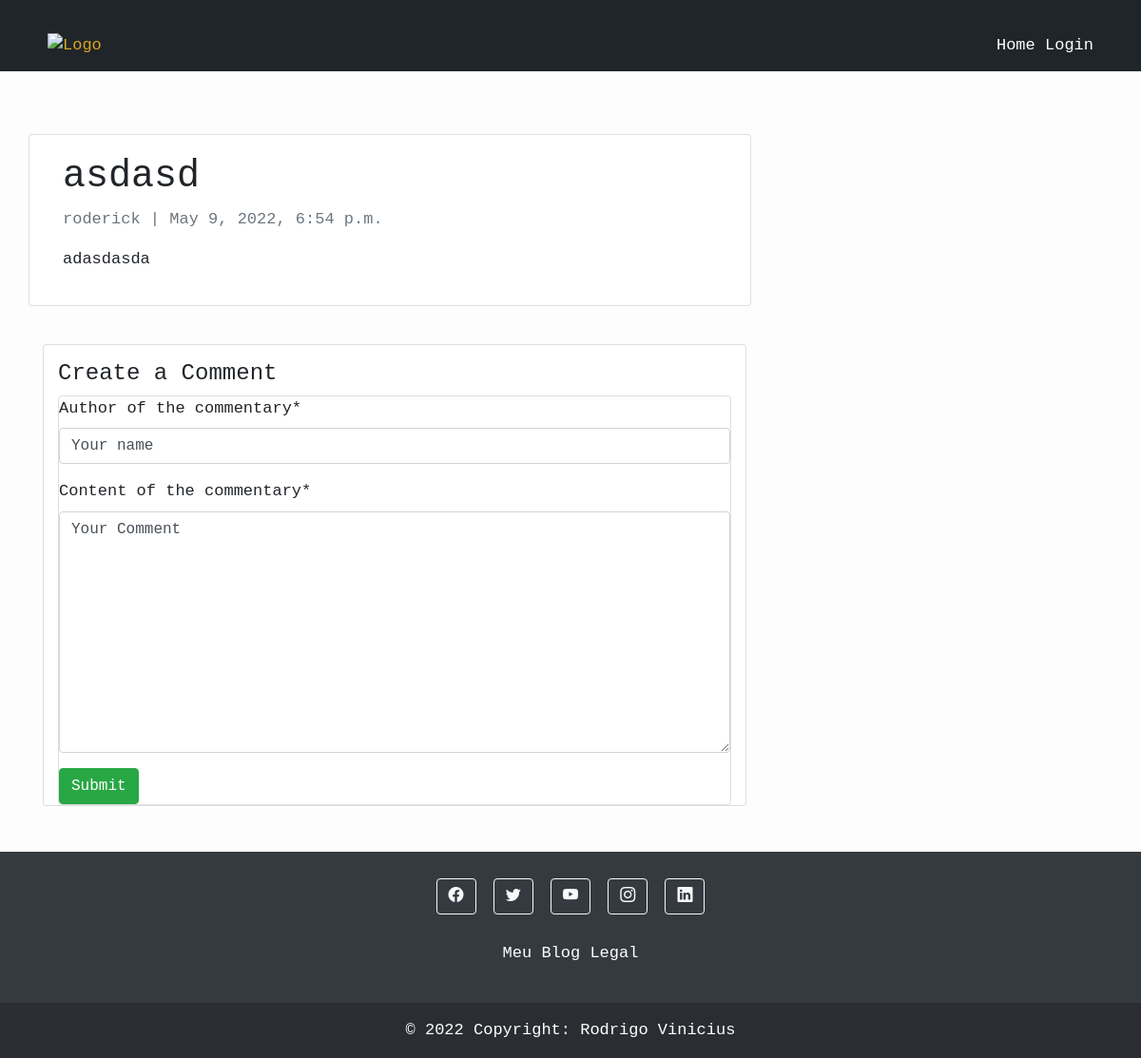
The app's page /atende-aqui-sem-org-3/ with its own data.
### blog/models.py (models this page shows, shortened)
class Post(models.Model):
    author = models.ForeignKey(User, on_delete=models.CASCADE, related_name='posts')
    slug = models.SlugField(max_length=300, unique=True)
    title = models.CharField(verbose_name='Title', max_length=124)
    description = models.CharField(
        verbose_name='Description',
        help_text='Litle description to the post.',
        max_length=400
    )
    content = models.TextField(verbose_name='Content of the post')
    publication_date = models.DateField(verbose_name='Publication date')
    created_at = models.DateTimeField(auto_now_add=True)
    updated_at = models.DateTimeField(auto_now=True)
    active = models.BooleanField(verbose_name='Active post', default=True)

### base/models.py (models this page shows)
class User(AbstractBaseUser, PermissionsMixin):
    email = models.EmailField(verbose_name='Email address', unique=True)
    first_name = models.CharField(verbose_name='First name', max_length=30, blank=True)
    last_name = models.CharField(verbose_name='Last name', max_length=30, blank=True)
    is_active = models.BooleanField(verbose_name='Active', default=True)
    is_staff = models.BooleanField(verbose_name='Staff', default=True)
    created_at  = models.DateTimeField(
        verbose_name='Created at',
        auto_now_add=True
    )
    modified_at = models.DateTimeField(
        verbose_name='Modified at',
        auto_now=True
    )
    objects = UserManager()
    USERNAME_FIELD = 'email'
    REQUIRED_FIELDS = []
    class Meta:
        verbose_name = 'user'
        verbose_name_plural = 'users'
    def get_full_name(self) -> str:
        return f'{self.first_name} {self.last_name}'

### blog/views.py (the view, shortened to what this page needs)
# urls.py: path('<slug:slug>/', views.PostDetail.as_view(),  name='post_detail'),
class PostDetail(generic.DetailView):
    model = Post
    template_name = 'post_detail.html'
    commnet_form = CommentCreateForm
    def get(self, request, *args, **kwargs):
        self.object = self.get_object()
        context = self.get_context_data(object=self.object)
        initial_data = {
            'post': self.object,
            'comment_author':'Your name',
            'content':'Your Comment'
        }
        context['comments'] = Comment.objects.filter(post=self.object, active=True).order_by('-like')
        context['form'] = kwargs.get('form') if kwargs.get('form') else self.commnet_form(initial=initial_data)
        return self.render_to_response(context)

### blog/forms.py
class CommentCreateForm(forms.ModelForm):
    class Meta:
        model = Comment
        fields = ('comment_author', 'content', 'post')
        widgets = {'post': forms.HiddenInput()}

### templates/post_detail.html (shortened to what this page needs)
{% extends 'base.html' %} {% block content %}
{% load crispy_forms_tags %}
<div class="container">
  <div class="row">
    <div class="col-md-8 card mb-4  mt-3 left  top">
      <div class="card-body">
        <h1>{% block title %} {{ object.title }} {% endblock title %}</h1>
        <p class=" text-muted">{{ post.author.get_full_name }} | {{ post.created_at }}</p>
        <p class="card-text ">{{ object.content | safe }}</p>
      </div>
    </div>
    <div class="col-md-4 float-right ">
    </div>
  </div>
  <div class="col-md-8 card mb-4 mt-3 left  top">
    <h4 class='mt-3'> Create a Comment </h4>
    <div class="card">
      <form method="POST" enctype="multipart/form-data">
        {{ form|crispy }}
        <input class="btn btn-success" type="submit" value="Submit">
      </form>
    </div>
  </div>
</div>
{% endblock content %}

### templates/base.html (style rules this page uses)
body { font-family: "Lucida Console", monospace; font-size: 17px; background-color: #fdfdfd; }

### records on screen
Post: title "asdasd", author.get_full_name "roderick", created_at "May 9, 2022, 6:54 p.m.", content "adasdasda"
